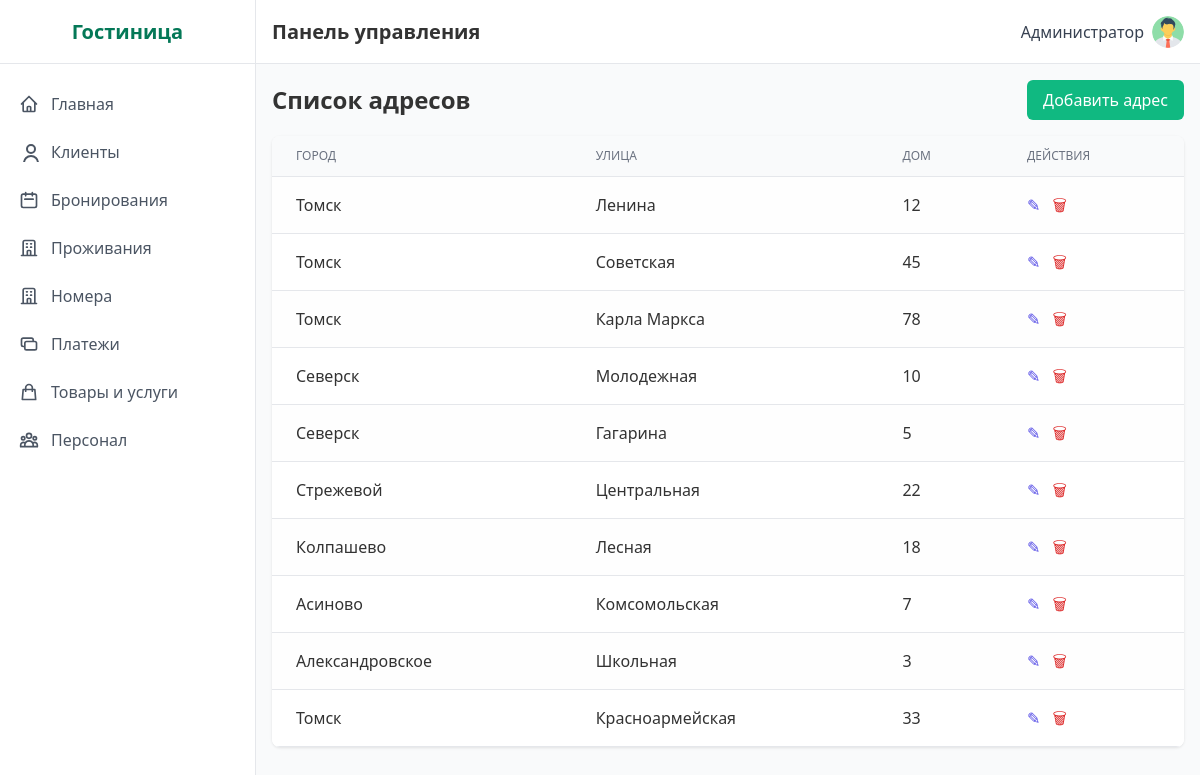
/addresses/ (signed in), run on the app's committed database.
### hotel/models.py (models this page shows, shortened)
class Address(models.Model):
    city = models.CharField('Город', max_length=100)
    street = models.CharField('Улица', max_length=100)
    house = models.CharField('Номер дома', max_length=20)
    class Meta:
        verbose_name = 'Адрес'
        verbose_name_plural = 'Адреса'

### hotel/views.py (the view)
# urls.py: path('addresses/', views.AddressListView.as_view(), name='address_list'),
class AddressListView(ProtectedView, ListView):
    model = Address
    template_name = 'hotel/address_list.html'
    context_object_name = 'addresses'

### templates/hotel/address_list.html (shortened to what this page needs)
{% extends 'base.html' %}
{% block content %}
<div class="mb-8">
    <div class="flex justify-between items-center mb-4">
        <h2 class="text-2xl font-semibold">Список адресов</h2>
        <a href="{% url 'address_add' %}" class="btn-primary">Добавить адрес</a>
    </div>
    <div class="bg-white rounded-lg shadow overflow-hidden">
        <table class="min-w-full divide-y divide-gray-200">
            <thead class="bg-gray-50">
                <tr>
                    <th class="px-6 py-3 text-left text-xs font-medium text-gray-500 uppercase">Город</th>
                    <th class="px-6 py-3 text-left text-xs font-medium text-gray-500 uppercase">Улица</th>
                    <th class="px-6 py-3 text-left text-xs font-medium text-gray-500 uppercase">Дом</th>
                    <th class="px-6 py-3 text-left text-xs font-medium text-gray-500 uppercase">Действия</th>
                </tr>
            </thead>
            <tbody class="bg-white divide-y divide-gray-200">
                {% for addr in addresses %}
                <tr>
                    <td class="px-6 py-4">{{ addr.city }}</td>
                    <td class="px-6 py-4">{{ addr.street }}</td>
                    <td class="px-6 py-4">{{ addr.house }}</td>
                    <td class="px-6 py-4 space-x-2">
                        <a href="{% url 'address_edit' addr.pk %}" class="text-indigo-600 hover:underline">✎</a>
                        <a href="{% url 'address_delete' addr.pk %}" class="text-red-600 hover:underline">🗑</a>
                    </td>
                </tr>
                {% empty %}
                <tr>
                    <td colspan="4" class="px-6 py-4 text-center text-gray-500">Нет зарегистрированных адресов.</td>
                </tr>
                {% endfor %}
            </tbody>
        </table>
    </div>
</div>
{% endblock %}

### templates/base.html (shortened to what this page needs)
{% load static %}
<!DOCTYPE html>
<html lang="ru">
<head>
  <link href="https://cdnjs.cloudflare.com/ajax/libs/tailwindcss/2.2.19/tailwind.min.css" rel="stylesheet">
  <link href="{% static 'css/style.css' %}" rel="stylesheet">
</head>
<body class="flex h-screen bg-gray-50">
  {% if request.user.is_authenticated %}
<div class="sidebar w-64 flex-shrink-0 hidden md:block" id="sidebar">
  <div class="sidebar-brand flex items-center justify-center h-16 border-b border-gray-200">
    <h2 class="text-xl font-semibold text-green-700">Гостиница</h2>
  </div>
  <div class="py-4">
    <a href="{% url 'dashboard' %}"
       class="sidebar-link {% if request.resolver_match.url_name == 'dashboard' %}active{% endif %}">
      <span class="flex items-center">
        <svg class="w-5 h-5 mr-3" fill="none" stroke="currentColor" viewBox="0 0 24 24">
          <path stroke-linecap="round" stroke-linejoin="round" stroke-width="2"
                d="M3 12l2-2m0 0l7-7 7 7M5 10v10a1 1 0 001 1h3m10-11l2 2m-2-2v10a1 1 0
                   01-1 1h-3m-6 0a1 1 0 001-1v-4a1 1 0 011-1h2a1 1 0 011 1v4a1 1 0
                   001 1m-6 0h6"/>
        </svg>
        Главная
      </span>
    </a>
    <a href="{% url 'client_list' %}"
       class="sidebar-link {% if request.resolver_match.url_name == 'client_list' %}active{% endif %}">
      <span class="flex items-center">
        <svg class="w-5 h-5 mr-3" fill="none" stroke="currentColor" viewBox="0 0 24 24 desalination">
          <path stroke-linecap="round" stroke-linejoin="round" stroke-width="2"
                d="M16 7a4 4 0 11-8 0 4 4 0 018 0zM12 14a7 7 0
                   00-7 7h14a7 7 0 00-7-7z"/>
        </svg>
        Клиенты
      </span>
    </a>
    <a href="{% url 'booking_list' %}"
       class="sidebar-link {% if request.resolver_match.url_name == 'booking_list' %}active{% endif %}">
      <span class="flex items-center">
        <svg class="w-5 h-5 mr-3" fill="none" stroke="currentColor" viewBox="0 0 24 24">
          <path stroke-linecap="round" stroke-linejoin="round" stroke-width="2"
                d="M8 7V3m8 4V3m-9 8h10M5 21h14a2
                   2 0 002-2V7a2 2 0 00-2-2H5a2 2 0
                   00-2 2v12a2 2 0 002 2z"/>
        </svg>
        Бронирования
      </span>
    </a>
    <a href="{% url 'accommodation_list' %}"
       class="sidebar-link {% if request.resolver_match.url_name == 'accommodation_list' %}active{% endif %}">
      <span class="flex items-center">
        <svg class="w-5 h-5 mr-3" fill="none" stroke="currentColor" viewBox="0 0 24 24">
          <path stroke-linecap="round" stroke-linejoin="round" stroke-width="2"
                d="M19 21V5a2 2 0 00-2-2H7a2 2 0
                   00-2 2v16m14 0h2m-2 0h-5m-9 0H3m2
                   0h5M9 7h1m-1 4h1m4-4h1m-1
                   4h1m-5 10v-5a1 1 0 011-1h2a1
                   1 0 011 1v5m-4 0h4"/>
        </svg>
        Проживания
      </span>
    </a>
    <a href="{% url 'room_list' %}"
       class="sidebar-link {% if request.resolver_match.url_name == 'room_list' %}active{% endif %}">
      <span class="flex items-center">
        <svg class="w-5 h-5 mr-3" fill="none" stroke="currentColor" viewBox="0 0 24 24">
          <path stroke-linecap="round" stroke-linejoin="round" stroke-width="2"
                d="M19 21V5a2 2 0 00-2-2H7a2 2 0
                   00-2 2v16m14 0h2m-2 0h-5m-9 0H3m2
                   0h5M9 7h1m-1 4h1m4-4h1m-1
                   4h1m-5 10v-5a1 1 0 011-1h2a1
                   1 0 011 1v5m-4 0h4"/>
        </svg>
        Номера
      </span>
    </a>
    <a href="{% url 'payment_list' %}"
       class="sidebar-link {% if request.resolver_match.url_name == 'payment_list' %}active{% endif %}">
      <span class="flex items-center">
        <svg class="w-5 h-5 mr-3" fill="none" stroke="currentColor" viewBox="0 0 24 24">
          <path stroke-linecap="round" stroke-linejoin="round" stroke-width="2"
                d="M17 9V7a2 2 0 00-2-2H5a2
                   2 0 00-2 2v6a2 2 0 002 2h2m2
                   4h10a2 2 0 002-2v-6a2 2 0
                   00-2-2H9a2 2 0 00-2 2v6a2
                   2 0 002 2z"/>
        </svg>
        Платежи
      </span>
    </a>
    <a href="{% url 'inventory_orders' %}"
       class="sidebar-link {% if request.resolver_match.url_name == 'inventory_orders' %}active{% endif %}">
      <span class="flex items-center">
        <svg class="w-5 h-5 mr-3" fill="none" stroke="currentColor" viewBox="0 0 24 24">
          <path stroke-linecap="round" stroke-linejoin="round" stroke-width="2"
                d="M16 11V7a4 4 0 00-8 0v4M5
                   9h14l1 12H4L5 9z"/>
        </svg>
        Товары и услуги
      </span>
    </a>
    <a href="{% url 'employee_list' %}"
       class="sidebar-link {% if request.resolver_match.url_name == 'employee_list' %}active{% endif %}">
      <span class="flex items-center">
        Персонал
      </span>
    </a>
  </div>
</div>
{% endif %}
    <div class="flex-1 flex flex-col overflow-hidden">
        <header class="header flex items-center justify-between h-16 px-4 border-b border-gray-200">
            <div class="flex items-center">
                <h1 class="text-xl font-semibold">Панель управления</h1>
            </div>
            <div class="flex items-center space-x-4">
{% if request.user.is_authenticated %}
<div class="relative inline-block text-left">
  <button id="userMenuButton"
          class="flex items-center space-x-2 focus:outline-none">
    <span class="text-gray-700">
      {{ request.user.get_full_name|default:request.user.username }}
    </span>
    <img src="{{ request.user.profile.avatar_url|default:'/static/images/default-avatar.png' }}"
         alt="Аватар"
         class="w-8 h-8 rounded-full object-cover">
  </button>
</div>
{% endif %}
</div>
        </header>
        <main class="flex-1 overflow-y-auto p-4 bg-gray-50">
            {% block content %}{% endblock %}
        </main>
    </div>
</body>
</html>

### static/css/style.css (style rules this page uses)
:root { --primary-green: #10b981; --dark-green: #047857; --light-green: #a7f3d0; --bg-green: #ecfdf5; --border-gray: #e5e7eb; }
body { font-family: 'Segoe UI', Tahoma, Geneva, Verdana, sans-serif; background-color: var(--bg-green); color: #333; }
.sidebar { background-color: white; border-right: 1px solid var(--border-gray); }
.sidebar > div:first-child { border-bottom: 1px solid var(--border-gray); }
.sidebar-link { display: block; padding: 0.75rem 1rem; color: #4b5563; border-left: 3px solid transparent; transition: background-color .2s, border-color .2s; }
.sidebar .sidebar-brand { width: 100%; border-bottom: 1px solid var(--border-gray); }
.header { background-color: white; border-bottom: 1px solid var(--border-gray); box-shadow: 0 1px 3px rgba(0,0,0,0.05); }
.btn-primary { background-color: var(--primary-green); color: white; padding: 0.5rem 1rem; border-radius: 0.375rem; font-weight: 500; transition: background-color .2s; display: inline-block; text-decoration: none; }
table { width: 100%; border-collapse: collapse; }
table th, table td { padding: 0.75rem; }
table thead { background-color: #f9fafb; }
table tbody tr:nth-child(even) { background-color: #ffffff; }
table tbody tr:nth-child(odd) { background-color: #fefefe; }
table th { text-align: left; font-size: 0.75rem; text-transform: uppercase; color: #6b7280; border-bottom: 1px solid var(--border-gray); }
table td { border-bottom: 1px solid var(--border-gray); }
.mb-4 { margin-bottom: 1rem !important; }
.shadow { box-shadow: 0 1px 3px rgba(0,0,0,0.1) !important; }

### data on the page
Address: city "Томск", street "Ленина", house "12"
Address: city "Томск", street "Советская", house "45"
Address: city "Томск", street "Карла Маркса", house "78"
Address: city "Северск", street "Молодежная", house "10"
Address: city "Северск", street "Гагарина", house "5"
Address: city "Стрежевой", street "Центральная", house "22"
Address: city "Колпашево", street "Лесная", house "18"
Address: city "Асиново", street "Комсомольская", house "7"
Address: city "Александровское", street "Школьная", house "3"
Address: city "Томск", street "Красноармейская", house "33"

### other printed values
{{ request.user.get_full_name|default:request.user.username }} "Администратор"
